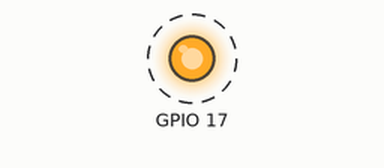
This program was run on a simulated Raspberry Pi (BCM pin numbers), started with the argument 17. On the bench: output pins drawn as LEDs (lit = HIGH). Dashed ring = blinking. What the program prints to the terminal is not drawn.

Above: at 0.1 s.
Timing chart, 0 to 3.0 s (numbered marks = the images above):
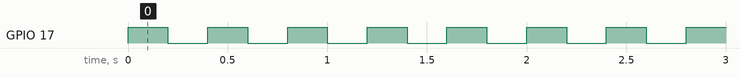

The program:

testpin.py
```python
import RPi.GPIO as GPIO
import time
import sys

test_pin = int(sys.argv[1])
print(f'testing pin {test_pin}')

GPIO.setmode(GPIO.BCM)
GPIO.setup(test_pin, GPIO.IN)
GPIO.setup(test_pin, GPIO.OUT)


try:
  while True:
    GPIO.output(test_pin, True)
    time.sleep(0.2)
    GPIO.output(test_pin, False)
    time.sleep(0.2)
except KeyboardInterrupt:
  print("bye")
finally:
  GPIO.output(test_pin, False)
  GPIO.cleanup()
```

Measured:
- by itself, GPIO 17: alternates HIGH for 0.20 s and LOW for 0.20 s
